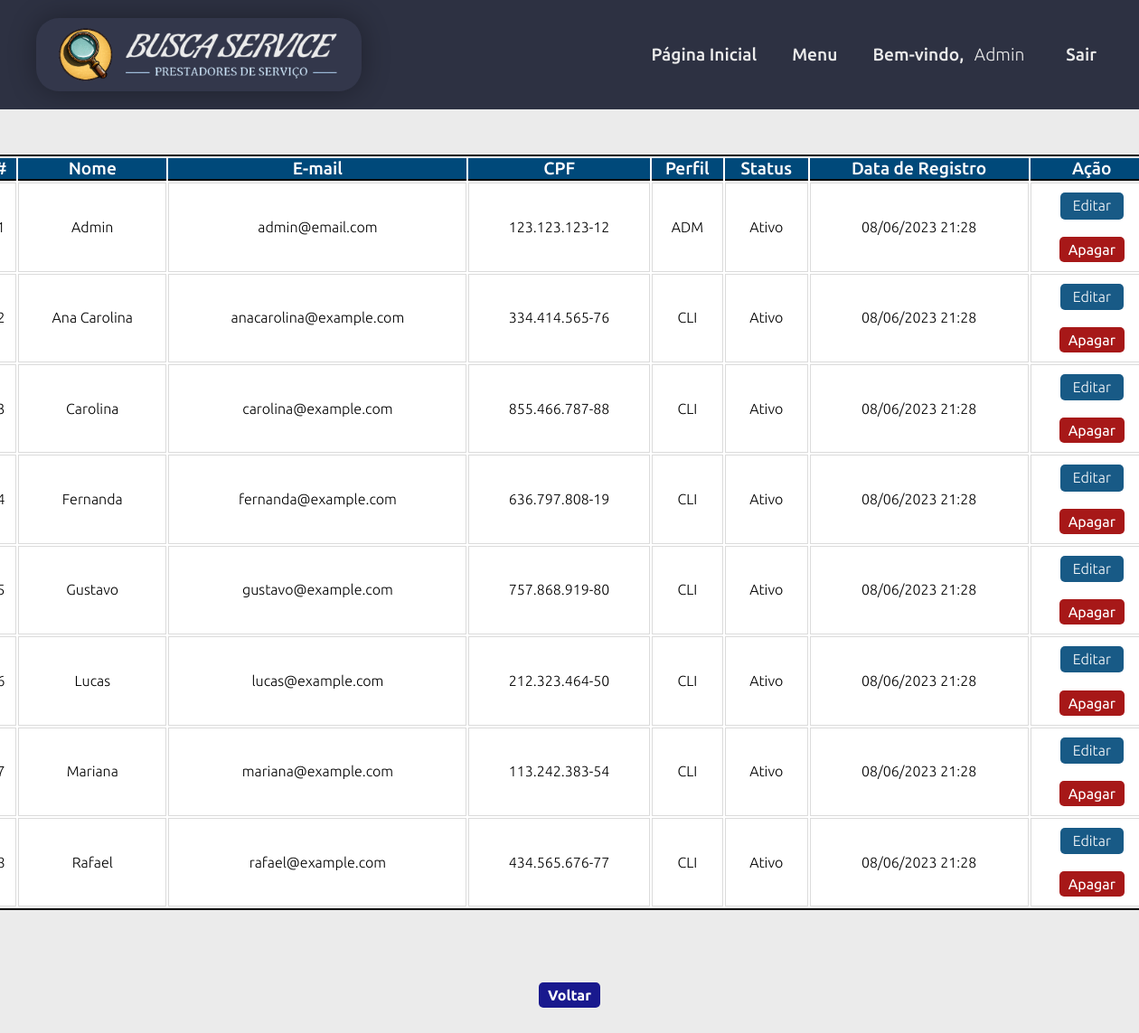
The app's page /app/views/usuario_admin_listcli.php (signed in) with its own data.
### tables this page shows
CREATE TABLE cliente (
  idcli INT(11) NOT NULL AUTO_INCREMENT,
  nome VARCHAR(45) NOT NULL,
  email VARCHAR(255) NOT NULL,
  senha VARCHAR(60) NOT NULL,
  cpf VARCHAR(14) NOT NULL,
  telefone VARCHAR(18) NOT NULL,
  cep VARCHAR(9) NOT NULL,
  estado VARCHAR(45) NOT NULL,
  cidade VARCHAR(45) NOT NULL,
  bairro VARCHAR(45) NOT NULL,
  perfil VARCHAR(3) NOT NULL DEFAULT 'CLI' COMMENT 'ADM=Administrador\\nPRO=Profissional\\nCLI=Cliente',
  status TINYINT(1) NOT NULL DEFAULT 1 COMMENT '\"0\" = Inativo / \"1\" = Ativo',
  dataregcli DATETIME NOT NULL DEFAULT CURRENT_TIMESTAMP(),
  PRIMARY KEY (idcli),
  UNIQUE KEY unique_cpf_cli (cpf)
  );

### app/views/usuario_admin_listcli.php (the view, shortened to what this page needs)
<?php
require_once 'layouts/site/header.php';
$dbh = Conexao::getInstance();
$query = "SELECT * FROM `busca_service`.`cliente` ORDER BY nome, dataregcli";
$stmt = $dbh->prepare($query);
$stmt->execute();
$rows = $stmt->fetchAll(PDO::FETCH_ASSOC);
?>
<body>
    <?php require_once 'layouts/admin/menu.php'; ?>
    <main class="bg_form">
        <div class="main_opc">
            <div class="main_stage">
                <div class="main_stage_content">
                    <article>
                        <header>
                            <table border="0" width="1300px" class="table">
                                <tr>
                                    <th>#</th>
                                    <th>Nome</th>
                                    <th>E-mail</th>
                                    <th>CPF</th>
                                    <th>Perfil</th>
                                    <th>Status</th>
                                    <th>Data de Registro</th>
                                    <th>Ação</th>
                                </tr>
                                <?php
                                if ($rows) {
                                    $count = 1;
                                    foreach ($rows as $row) { ?>
                                        <tr>
                                            <td><?= $count ?></td>
                                            <td><?= $row['nome'] ?></td>
                                            <td><?= $row['email'] ?></td>
                                            <td><?= $row['cpf'] ?></td>
                                            <td><?= $row['perfil'] ?></td>
                                            <td><?= ($row['status'] == '1' ? 'Ativo' : 'Inativo') ?></td>
                                            <td><?= date('d/m/Y H:i', strtotime($row['dataregcli'])) ?></td>
                                            <td>
                                                <a href="usuario_admin_updcli.php?idcli=<?= $row['idcli'] ?>" class="btn" id="edit">Editar</a>
                                                <form action="" method="post">
                                                    <button class="btn" name="botao" id="delete" value="deletar" onclick="return confirm('Deseja realmente excluir este cliente?');">Apagar</button>
                                                </form>
                                            </td>
                                        </tr>
                                    <?php $count++;
                                    }
                                } else { ?>
                                    <tr>
                                        <td colspan="8"><strong>Não existem clientes cadastrados.</strong></td>
                                    </tr>
                                <?php } ?>
                            </table>
                        </header>
                    </article>
                    <article>
                        <header>
                            <h2><a href="gerenciamento_admin_list.php" class="btn_volta">Voltar</a></h2>
                        </header>
                    </article>
                </div>
            </div>
    </main>
</body>
</html>

### app/views/assets/css/boot.css (style rules this page uses)
* { padding: 0; margin: 0; box-sizing: border-box; text-decoration: none; font-size: 1em; font-family: 'Ubuntu', sans-serif; }

### app/views/assets/css/style.css (style rules this page uses)
html { height: 100%; min-height: 100%; }
body { display: flex; flex-direction: column; min-height: 100%; }

### app/views/assets/css/lista.css (style rules this page uses)
.main_stage { width: 100%; }
.main_stage .main_stage_content { display: flex; max-width: 1300px; margin: 30px auto; display: flex; flex-wrap: wrap; padding: 20px 0; flex-basis: 100%; text-align: center; font-weight: 300; justify-content: center; }
.table { border: 2px solid black; background-color: #fff; }
.table tr th { font-weight: 500; font-size: 1.2em; background-color: rgb(0, 73, 122); color: #fff; border-bottom: 2px solid black; }
.table td { padding-bottom: 10px; padding-top: 10px; padding-left: 5px; padding-right: 5px; line-height: 1.2; border: 1px solid #dbdbdb; border-top: 1px solid #dbdbdb; background-color: #fff; }
.btn { margin: 0 auto; border-radius: 5px; border: none; color: #fff; padding: 5px 10px; opacity: 0.9; display: flex; align-items: center; }
#edit { display: flex; justify-content: center; background-color: rgb(0, 73, 122); width: 70px; }
#delete { background-color: rgb(158, 0, 0); }
.btn_volta { margin: 10vh auto; background-color: rgb(3, 3, 133); border-radius: 5px; border: none; color: #fff; padding: 5px 10px; opacity: 0.9; display: flex; align-items: center; }

### app/views/assets/css/formulario.css (style rules this page uses)
.bg_form { background-color: #ebebeb; }

### records on screen
cliente: nome "Admin", email "admin@email.com", cpf "123.123.123-12", perfil "ADM", status "Ativo", dataregcli "08/06/2023 21:28"
cliente: nome "Ana Carolina", email "anacarolina@example.com", cpf "334.414.565-76", perfil "CLI", status "Ativo", dataregcli "08/06/2023 21:28"
cliente: nome "Carolina", email "carolina@example.com", cpf "855.466.787-88", perfil "CLI", status "Ativo", dataregcli "08/06/2023 21:28"
cliente: nome "Fernanda", email "fernanda@example.com", cpf "636.797.808-19", perfil "CLI", status "Ativo", dataregcli "08/06/2023 21:28"
cliente: nome "Gustavo", email "gustavo@example.com", cpf "757.868.919-80", perfil "CLI", status "Ativo", dataregcli "08/06/2023 21:28"
cliente: nome "Lucas", email "lucas@example.com", cpf "212.323.464-50", perfil "CLI", status "Ativo", dataregcli "08/06/2023 21:28"
cliente: nome "Mariana", email "mariana@example.com", cpf "113.242.383-54", perfil "CLI", status "Ativo", dataregcli "08/06/2023 21:28"
cliente: nome "Rafael", email "rafael@example.com", cpf "434.565.676-77", perfil "CLI", status "Ativo", dataregcli "08/06/2023 21:28"

### other values on screen
$primeiroNome "Admin"
